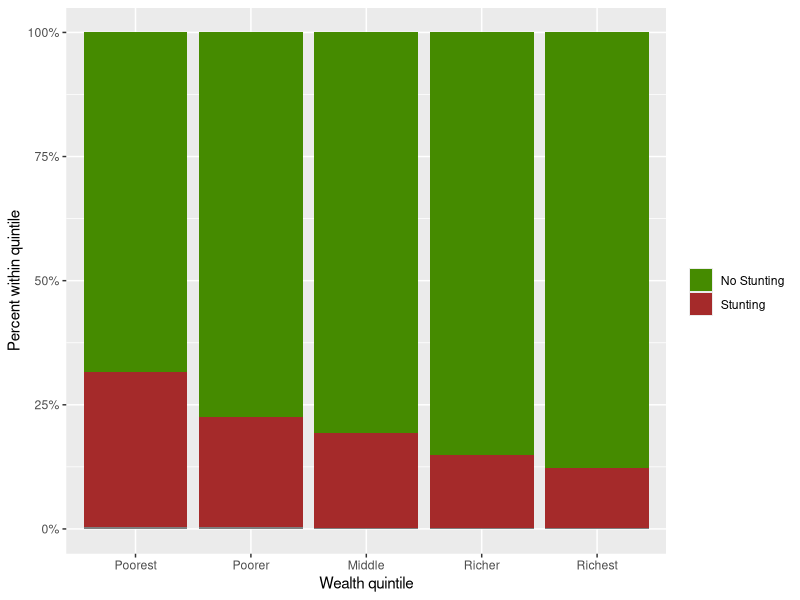
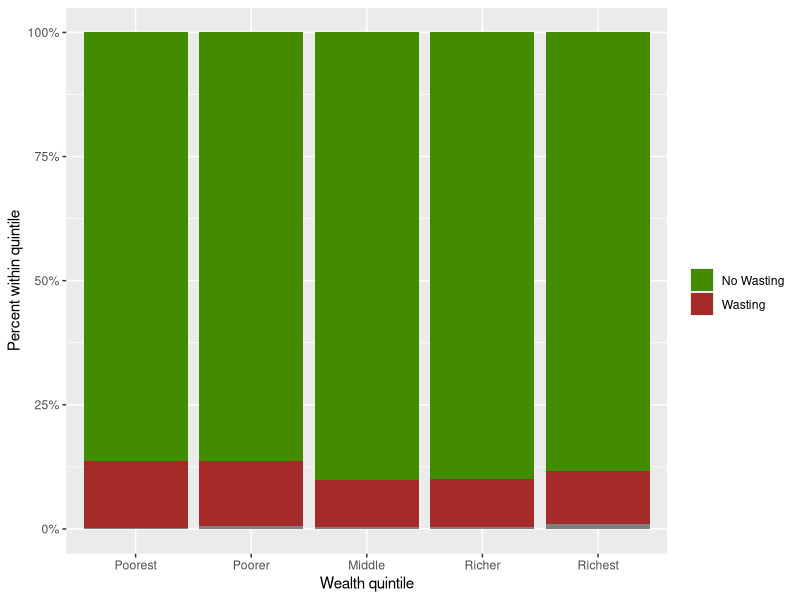
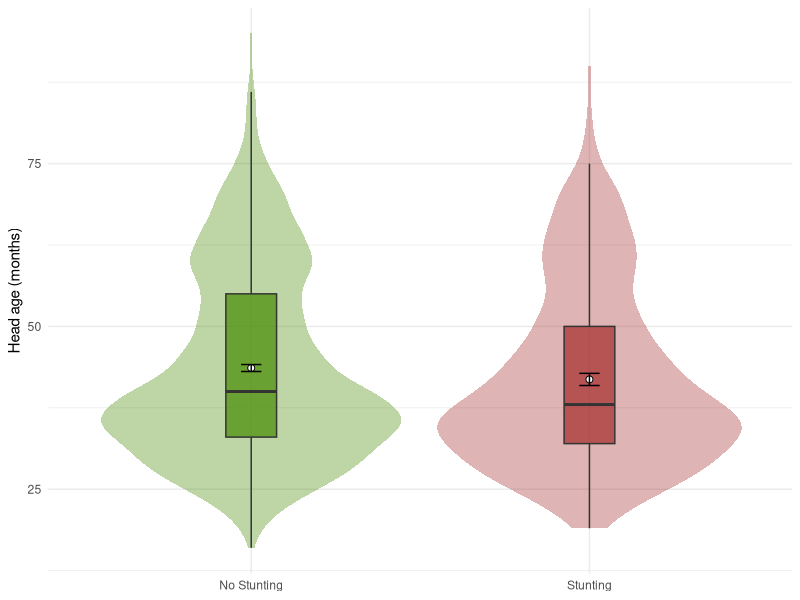
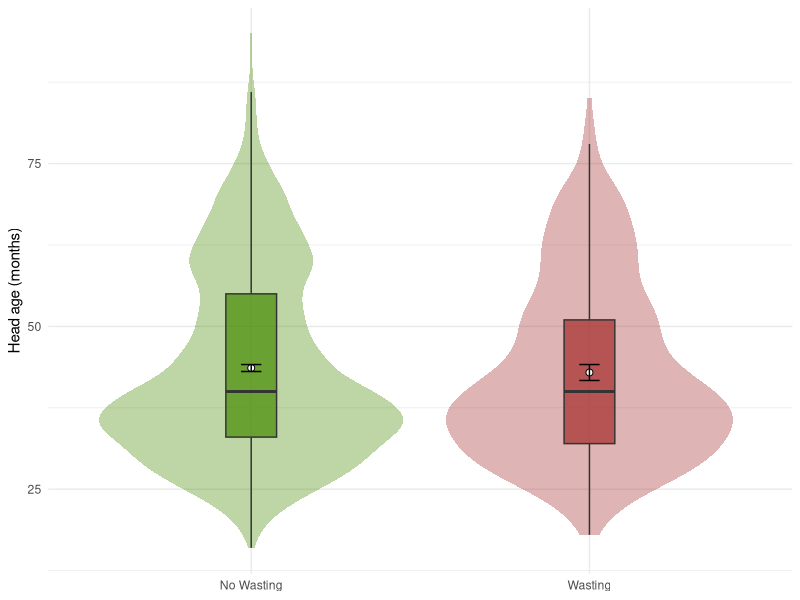

Generate these figures, in order, with R:
# 2. Comprehensive Exploratory Analysis with Statistical Tests

library(tidyverse)
library(survey)

# Load cleaned data
bdhs_final <- read.csv("data/bdhs_cleaned_final.csv")

# Create survey design object for weighted analysis
survey_design <- svydesign(
  ids = ~psu,
  strata = ~strata,
  weights = ~weight_normalized,
  data = bdhs_final,
  nest = TRUE
)

# PART 1: BASIC DESCRIPTIVE STATISTICS

# Sample size
cat("\nTotal sample size:", nrow(bdhs_final), "\n")

# Malnutrition prevalence
cat("\n--- Malnutrition Prevalence (unweighted) ---\n")
cat("Stunting:", mean(bdhs_final$stunted, na.rm=T)*100, "%\n")
cat("Wasting:", mean(bdhs_final$wasted, na.rm=T)*100, "%\n")
cat("Underweight:", mean(bdhs_final$underweight, na.rm=T)*100, "%\n")

# Weighted prevalence
cat("\n--- Malnutrition Prevalence (weighted) ---\n")
stunting_weighted <- svymean(~stunted, survey_design, na.rm=TRUE)
wasting_weighted <- svymean(~wasted, survey_design, na.rm=TRUE)
underweight_weighted <- svymean(~underweight, survey_design, na.rm=TRUE)
cat("Stunting:", stunting_weighted[1]*100, "%\n")
cat("Wasting:", wasting_weighted[1]*100, "%\n")
cat("Underweight:", underweight_weighted[1]*100, "%\n")

# PART 2: OBJECTIVE 1 - WEALTH AND MALNUTRITION

cat("\n==================== OBJECTIVE 1: WEALTH AND MALNUTRITION ====================\n")

# Test different wealth variables
cat("\n--- Testing Different Wealth Variables ---\n")

# 1. Wealth combined (V190)
cat("\n1. Wealth Combined Index:\n")
table(bdhs_final$wealth_combined)

# 2. Wealth urban/rural specific (V190A)
cat("\n2. Wealth Urban/Rural Index:\n")
table(bdhs_final$wealth_urban_rural)

# Chi-square tests for categorical wealth
cat("\n--- Chi-square Tests: Wealth Categories vs Malnutrition ---\n")

# Stunting
cat("\nStunting by wealth quintiles:\n")
stunting_wealth_tab <- table(bdhs_final$stunted, bdhs_final$wealth_quintile)
stunting_wealth_tab
print(prop.table(stunting_wealth_tab, 2) * 100)
ggplot(bdhs_final, aes(wealth_quintile, fill = factor(stunted))) +
  geom_bar(position = "fill") +
  scale_fill_manual(
    name = "",
    breaks = c("0","1"),
    labels = c("0" = "No Stunting", "1" = "Stunting"),
    values = c("0" = "chartreuse4",  
               "1" = "brown"), 
    ) +
  scale_x_discrete(limits = c("Poorest","Poorer","Middle","Richer","Richest")) +
  scale_y_continuous(labels = scales::percent) +
  labs(x = "Wealth quintile", y = "Percent within quintile")
chisq.test(stunting_wealth_tab)

# Wasting
cat("\nWasting by wealth quintiles:\n")
wasting_wealth_tab <- table(bdhs_final$wasted, bdhs_final$wealth_quintile)
wasting_wealth_tab
print(prop.table(wasting_wealth_tab, 2) * 100)
ggplot(bdhs_final, aes(wealth_quintile, fill = factor(wasted))) +
  geom_bar(position = "fill") +
  scale_fill_manual(
    name = "",
    breaks = c("0","1"),
    labels = c("0" = "No Wasting", "1" = "Wasting"),
    values = c("0" = "chartreuse4",  
               "1" = "brown"), 
  ) +
  scale_x_discrete(limits = c("Poorest","Poorer","Middle","Richer","Richest")) +
  scale_y_continuous(labels = scales::percent) +
  labs(x = "Wealth quintile", y = "Percent within quintile")
chisq.test(wasting_wealth_tab)

# Underweight
cat("\nUnderweight by wealth quintiles:\n")
uw_wealth_tab <- table(bdhs_final$underweight, bdhs_final$wealth_quintile)
uw_wealth_tab
print(prop.table(uw_wealth_tab, 2) * 100)
chisq.test(uw_wealth_tab)

# Trend test using numeric wealth index
cat("\n--- Trend Test: Wealth as Continuous Variable ---\n")

# Correlation between wealth index and malnutrition
cor.test(bdhs_final$wealth_urban_rural, bdhs_final$stunted)
cor.test(bdhs_final$wealth_urban_rural, bdhs_final$wasted)
cor.test(bdhs_final$wealth_urban_rural, bdhs_final$underweight)

# PART 3: OBJECTIVE 2 - HOUSEHOLD CONDITIONS AND MALNUTRITION
cat("\n==================== OBJECTIVE 2A: HOUSEHOLD STRUCTURES (HEAD) ====================\n")

# T-test: Compare head age between malnourished vs normal
cat("\n--- T-tests: Head Age by Malnutrition Status ---\n")

# Stunting
stunted_head_age <- bdhs_final$head_age[bdhs_final$stunted == 1]
normal_head_age <- bdhs_final$head_age[bdhs_final$any_malnutrition == 0]
t.test(stunted_head_age, normal_head_age)

df_stunting <- data.frame(
  group = c(rep("Stunting", length(stunted_head_age)),
            rep("No Stunting",  length(normal_head_age))),
  head_age = c(stunted_head_age, normal_head_age)
)

ggplot(df_stunting, aes(group, head_age, fill = group)) +
  geom_violin(trim = TRUE, width = 0.9, alpha = 0.35, color = NA) +
  geom_boxplot(width = 0.15, outlier.shape = NA, alpha = 0.7) +
  stat_summary(fun = mean, geom = "point", size = 2, shape = 21, fill = "white") +
  stat_summary(fun.data = mean_cl_normal, geom = "errorbar", width = 0.06) +
  scale_fill_manual(values = c("No Stunting" = "chartreuse4", "Stunting" = "brown")) +
  labs(x = NULL, y = "Head age (months)", fill = NULL) +
  theme_minimal() + theme(legend.position = "none")

# Wasting  
wasted_head_age <- bdhs_final$head_age[bdhs_final$wasted == 1]
t.test(wasted_head_age, normal_head_age)

df_wasting <- data.frame(
  group = c(rep("Wasting", length(wasted_head_age)),
            rep("No Wasting",  length(normal_head_age))),
  head_age = c(wasted_head_age, normal_head_age)
)

ggplot(df_wasting, aes(group, head_age, fill = group)) +
  geom_violin(trim = TRUE, width = 0.9, alpha = 0.35, color = NA) +
  geom_boxplot(width = 0.15, outlier.shape = NA, alpha = 0.7) +
  stat_summary(fun = mean, geom = "point", size = 2, shape = 21, fill = "white") +
  stat_summary(fun.data = mean_cl_normal, geom = "errorbar", width = 0.06) +
  scale_fill_manual(values = c("No Wasting" = "chartreuse4", "Wasting" = "brown")) +
  labs(x = NULL, y = "Head age (months)", fill = NULL) +
  theme_minimal() + theme(legend.position = "none")

# Underweight  
uw_head_age <- bdhs_final$head_age[bdhs_final$underweight == 1]
t.test(uw_head_age, normal_head_age)

# Head Sex Analysis
cat("\n--- Chi-square Test: Head Sex ---\n")
cat("Stunting & Head Sex")
chisq.test(table(bdhs_final$stunted, bdhs_final$head_sex))

cat("Wasting & Head Sex")
chisq.test(table(bdhs_final$wasted, bdhs_final$head_sex))

chisq.test(table(bdhs_final$underweight, bdhs_final$head_sex))

# Relationship to head Analysis
cat("\n--- Chi-square Test: Relationship ---\n")
cat("Stunting & Relationship")
chisq.test(table(bdhs_final$stunted, bdhs_final$relationship))

cat("Wasting & Relationship")
chisq.test(table(bdhs_final$wasted, bdhs_final$relationship))

chisq.test(table(bdhs_final$underweight, bdhs_final$relationship))

cat("\n==================== OBJECTIVE 2B: HOUSEHOLD SIZE ====================\n")

# Descriptive statistics
cat("\n--- Household Size Distribution ---\n")
cat("Mean:", mean(bdhs_final$household_members), "\n")
cat("Median:", median(bdhs_final$household_members), "\n")
cat("SD:", sd(bdhs_final$household_members), "\n")

# T-test: Compare household size between malnourished vs normal
cat("\n--- T-tests: Household Size by Malnutrition Status ---\n")

# Stunting
stunted_hh_size <- bdhs_final$household_members[bdhs_final$stunted == 1]
normal_hh_size <- bdhs_final$household_members[bdhs_final$any_malnutrition == 0]
t.test(stunted_hh_size, normal_hh_size)

# Wasting
wasted_hh_size <- bdhs_final$household_members[bdhs_final$wasted == 1]
t.test(wasted_hh_size, normal_hh_size)

# Underweight
uw_hh_size <- bdhs_final$household_members[bdhs_final$underweight == 1]
t.test(uw_hh_size, normal_hh_size)

# Categorical household size
cat("\n--- Chi-square Test: Household Size Categories ---\n")
cat("Stunting & Household size")
chisq.test(table(bdhs_final$stunted, bdhs_final$household_size_cat))
cat("Wasting & Household size")
chisq.test(table(bdhs_final$wasted, bdhs_final$household_size_cat))

chisq.test(table(bdhs_final$underweight, bdhs_final$household_size_cat))

cat("\n==================== OBJECTIVE 2C: NUMBER OF CHILDREN ====================\n")

# Test different children variables
cat("\n--- Comparing Different Children Variables ---\n")

# 1. Total children ever born
cat("\n1. Total children ever born:\n")
cat("Mean:", mean(bdhs_final$total_children_born), "\n")
cor.test(bdhs_final$total_children_born, bdhs_final$stunted)
cor.test(bdhs_final$total_children_born, bdhs_final$wasted)
cor.test(bdhs_final$total_children_born, bdhs_final$underweight)

# 2. Births in last 5 years
cat("\n2. Births in last 5 years:\n")
cat("Mean:", mean(bdhs_final$births_last5y), "\n")
cor.test(bdhs_final$births_last5y, bdhs_final$stunted)
cor.test(bdhs_final$births_last5y, bdhs_final$wasted)
cor.test(bdhs_final$births_last5y, bdhs_final$underweight)

# 3. Living children
cat("\n3. Living children:\n")
cat("Mean:", mean(bdhs_final$living_children), "\n")
cor.test(bdhs_final$living_children, bdhs_final$stunted)
cor.test(bdhs_final$living_children, bdhs_final$wasted)
cor.test(bdhs_final$living_children, bdhs_final$underweight)


# T-tests for total children ever born (most relevant)
cat("\n--- T-tests: Children by Malnutrition Status ---\n")

# Stunting
stunted_children <- bdhs_final$total_children_born[bdhs_final$stunted == 1]
normal_children <- bdhs_final$total_children_born[bdhs_final$any_malnutrition == 0]
t.test(stunted_children, normal_children)

# Wasting
wasted_children <- bdhs_final$births_last5y[bdhs_final$wasted == 1]
t.test(wasted_children, normal_children)

# Underweight
uw_children <- bdhs_final$births_last5y[bdhs_final$underweight == 1]
t.test(uw_children, normal_children)

# Chi-square for categorical
cat("\n--- Chi-square Test: Children Categories ---\n")
chisq.test(table(bdhs_final$stunted, bdhs_final$children_cat))
chisq.test(table(bdhs_final$wasted, bdhs_final$children_cat))
chisq.test(table(bdhs_final$underweight, bdhs_final$children_cat))


# PART 4: OBJECTIVE 3 - WEALTH AND HOUSEHOLD COMPOSITION ASSOCIATION

cat("\n==================== OBJECTIVE 3: WEALTH-HOUSEHOLD ASSOCIATION ====================\n")

# Correlation analysis
cat("\n--- Correlations with Wealth ---\n")

cor_wealth_hh <- cor.test(bdhs_final$wealth_urban_rural, bdhs_final$household_members)
cat("Wealth and HH size: r =", cor_wealth_hh$estimate, ", p =", cor_wealth_hh$p.value, "\n")

cor_wealth_total_children <- cor.test(bdhs_final$wealth_urban_rural, bdhs_final$total_children_born)
cat("Wealth and total children born: r =", cor_wealth_total_children$estimate, ", p =", cor_wealth_total_children$p.value, "\n")

# Cross-tabulation
cat("\n--- Cross-tabulation: Wealth by HH Size Category ---\n")
wealth_hh_table <- table(bdhs_final$wealth_quintile, bdhs_final$household_size_cat)
print(prop.table(wealth_hh_table, 1) * 100)
chisq.test(wealth_hh_table)

cat("\n--- Cross-tabulation: Wealth by Children Number Category ---\n")
wealth_child_table <- table(bdhs_final$wealth_quintile, bdhs_final$children_cat)
print(prop.table(wealth_child_table, 1) * 100)
chisq.test(wealth_child_table)

# PART 5: OBJECTIVE 4 - PARENT EDUCATION AND MALNUTRITION

cat("\n==================== OBJECTIVE 4: PARENT EDUCATION ====================\n")

# Descriptive statistics
cat("\n--- Education Distribution ---\n")
cat("Mother's education - Mean:", mean(bdhs_final$mother_edu_years), "years\n")
cat("Father's education - Mean:", mean(bdhs_final$father_edu_years), "years\n")
cat("Average parent education - Mean:", mean(bdhs_final$average_parent_edu), "years\n")

# T-tests for education by malnutrition status
cat("\n--- T-tests: Education by Stunting Status ---\n")

# Mother's education
stunted_mother_edu <- bdhs_final$mother_edu_years[bdhs_final$stunted == 1]
normal_mother_edu <- bdhs_final$mother_edu_years[bdhs_final$any_malnutrition == 0]
t_test_mother <- t.test(stunted_mother_edu, normal_mother_edu)
cat("\nMother's education:\n")
cat("  Stunted:", mean(stunted_mother_edu, na.rm=T), "years\n")
cat("  Normal:", mean(normal_mother_edu, na.rm=T), "years\n")
cat("  T-test: t =", t_test_mother$statistic, ", p =", t_test_mother$p.value, "\n")

# Father's education
stunted_father_edu <- bdhs_final$father_edu_years[bdhs_final$stunted == 1]
normal_father_edu <- bdhs_final$father_edu_years[bdhs_final$any_malnutrition == 0]
t_test_father <- t.test(stunted_father_edu, normal_father_edu)
cat("\nFather's education:\n")
cat("  Stunted:", mean(stunted_father_edu, na.rm=T), "years\n")
cat("  Normal:", mean(normal_father_edu, na.rm=T), "years\n")
cat("  T-test: t =", t_test_father$statistic, ", p =", t_test_father$p.value, "\n")

# Average parent education
stunted_avg_edu <- bdhs_final$average_parent_edu[bdhs_final$stunted == 1]
normal_avg_edu <- bdhs_final$average_parent_edu[bdhs_final$any_malnutrition == 0]
t_test_avg <- t.test(stunted_avg_edu, normal_avg_edu)
cat("\nAverage parent education:\n")
cat("  Stunted:", mean(stunted_avg_edu, na.rm=T), "years\n")
cat("  Normal:", mean(normal_avg_edu, na.rm=T), "years\n")
cat("  T-test: t =", t_test_avg$statistic, ", p =", t_test_avg$p.value, "\n")

# Chi-square for education categories
cat("\n--- Chi-square Tests: Education Categories ---\n")
mother_edu_cat_test <- chisq.test(table(bdhs_final$stunted, bdhs_final$mother_edu_cat))
cat("Mother's education category: X² =", mother_edu_cat_test$statistic, 
    ", p =", mother_edu_cat_test$p.value, "\n")

father_edu_cat_test <- chisq.test(table(bdhs_final$stunted, bdhs_final$father_edu_cat))
cat("Father's education category: X² =", father_edu_cat_test$statistic, 
    ", p =", father_edu_cat_test$p.value, "\n")

# We will use average parent education years as the final one since parent's impact on malnutrition is basically same

################################################################################
# PART 6: URBAN vs RURAL DIFFERENCES
################################################################################

cat("\n==================== URBAN vs RURAL ====================\n")

# Basic distribution
cat("\n--- Residence Distribution ---\n")
residence_table <- table(bdhs_final$residence)
print(residence_table)
print(prop.table(residence_table) * 100)

# Malnutrition by residence
cat("\n--- Malnutrition by Residence ---\n")
stunting_residence <- table(bdhs_final$stunted, bdhs_final$residence)
cat("\nStunting prevalence:\n")
print(prop.table(stunting_residence, 2) * 100)
stunting_res_test <- chisq.test(stunting_residence)
cat("Chi-square test: X² =", stunting_res_test$statistic, ", p =", stunting_res_test$p.value, "\n")

wasting_residence <- table(bdhs_final$wasted, bdhs_final$residence)
cat("\nWasting prevalence:\n")
print(prop.table(wasting_residence, 2) * 100)
wasting_res_test <- chisq.test(wasting_residence)
cat("Chi-square test: X² =", wasting_res_test$statistic, ", p =", wasting_res_test$p.value, "\n")

uw_residence <- table(bdhs_final$underweight, bdhs_final$residence)
cat("\nUnderweight prevalence:\n")
print(prop.table(uw_residence, 2) * 100)
uw_res_test <- chisq.test(uw_residence)
cat("Chi-square test: X² =", uw_res_test$statistic, ", p =", uw_res_test$p.value, "\n")

# It is a bit significant
